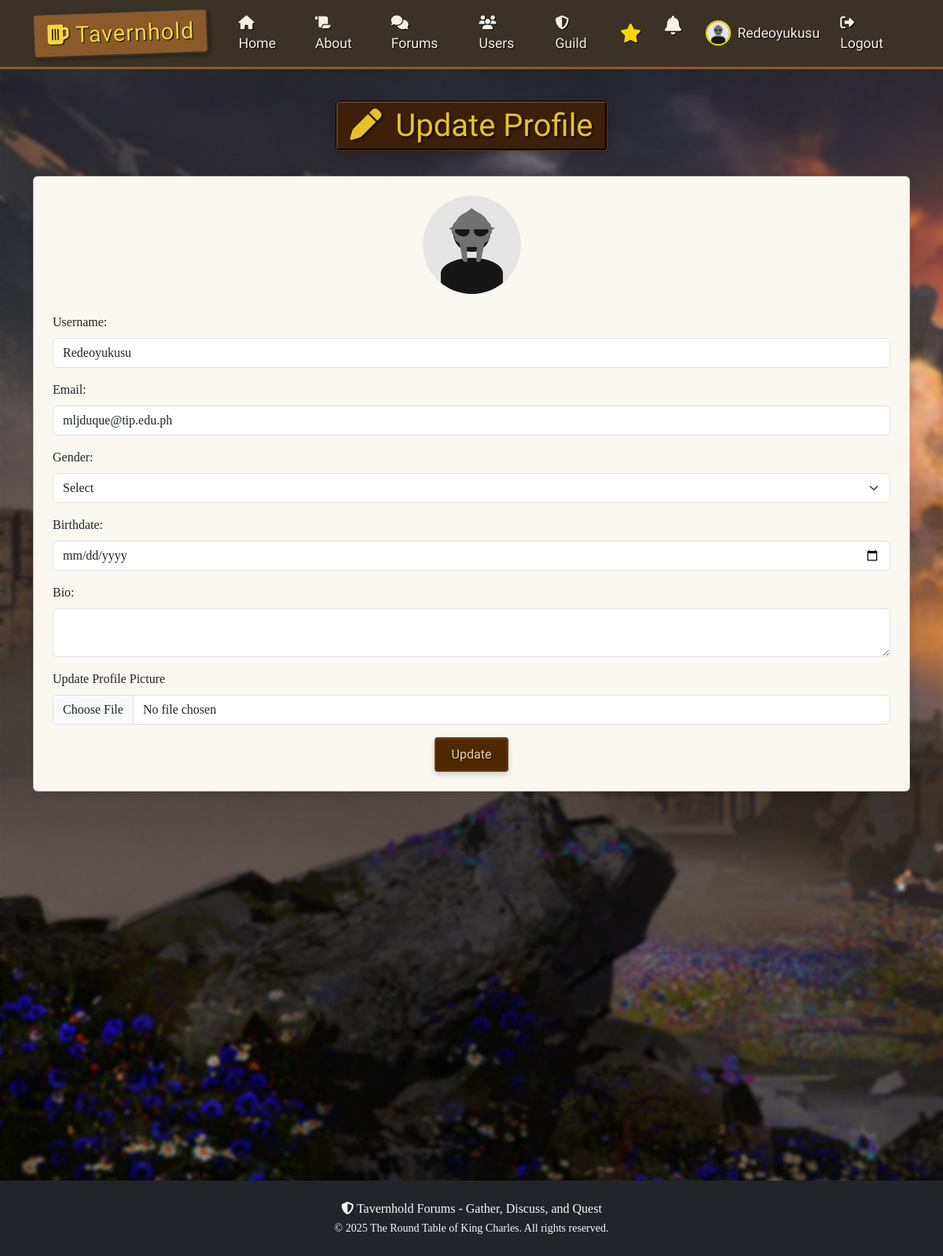
The page /profile/update (signed in) on the database its author committed.
### thforums/models.py (models this page shows, shortened)
class User(db.Model, UserMixin):
    id = db.Column(db.Integer, primary_key=True)  # unique id for each user
    username = db.Column(db.String(20), unique=True, nullable=False)  # username must be unique
    email = db.Column(db.String(120), unique=True, nullable=False)  # email must be unique
    image_file = db.Column(db.String(20), nullable=False, default="default.png")  # profile picture
    password = db.Column(db.String(60), nullable=False)  # hashed password
    gender = db.Column(db.String(10), nullable=True)  # gender field
    birthdate = db.Column(db.Date, nullable=True)  # birthdate field
    bio = db.Column(db.Text, nullable=True)  # bio field
    threads = db.relationship("Thread", backref="author", lazy=True)  # relationship to threads created by the user
    replies = db.relationship("Reply", backref="author", lazy=True)  # relationship to replies made by the user
    exp = db.Column(db.Integer, nullable=False, default=0)  # exp for user, default 0
    level = db.Column(db.Integer, nullable=False, default=1)  # user level, default 1
    commends_received = db.relationship("Commend", backref="user_target", lazy=True, primaryjoin="User.id==Commend.user_id_target")
    def required_exp_for_next_level(self):
        return 100 * self.level

### thforums/routes.py (the view)
@app.route("/profile/update", methods=["GET", "POST"])
@login_required
def update_profile():
    form = UpdateProfileForm()
    if form.validate_on_submit():
        if form.picture.data:
            picture_file = save_picture(form.picture.data)  # save the new profile picture
            current_user.image_file = picture_file
        current_user.username = form.username.data
        current_user.email = form.email.data
        current_user.gender = form.gender.data
        current_user.birthdate = form.birthdate.data
        current_user.bio = form.bio.data
        db.session.commit()
        flash("Your profile has been updated!", "success")
        return redirect(url_for("profile"))
    elif request.method == "GET":
        form.username.data = current_user.username
        form.email.data = current_user.email
        form.gender.data = current_user.gender
        form.birthdate.data = current_user.birthdate
        form.bio.data = current_user.bio
    image_file = url_for('static', filename='profile_pics/' + current_user.image_file)
    return render_template("update_profile.html", title="Update Profile", image_file=image_file, form=form)

### thforums/forms.py (shortened to what this page needs)
class UpdateProfileForm(FlaskForm):
    username = StringField("Username:", validators=[DataRequired(), Length(min=2, max=20)])  # username field
    email = StringField("Email:", validators=[DataRequired(), Email()])  # email field
    picture = FileField("Update Profile Picture", validators=[FileAllowed(['jpg', 'png'])])  # profile picture upload
    gender = SelectField("Gender:", choices=[("", "Select"), ("Male", "Male"), ("Female", "Female"), ("Other", "Other")])
    birthdate = DateField("Birthdate:", format='%Y-%m-%d', validators=[Optional()])
    bio = TextAreaField("Bio:", validators=[Length(max=500)])
    submit = SubmitField("Update")  # submit button

### thforums/__init__.py (called while the page is built)
@app.context_processor
def inject_notifications():
    if hasattr(current_user, 'is_authenticated') and current_user.is_authenticated:
        notifications = Notification.query.filter_by(user_id=current_user.id).order_by(Notification.timestamp.desc()).limit(20).all()
        unread_notifications = Notification.query.filter_by(user_id=current_user.id, read=False).all()
        return dict(notifications=notifications, unread_notifications=unread_notifications)
    return dict(notifications=[], unread_notifications=[])

### thforums/models.py (called while the page is built)
@login_manager.user_loader
def load_user(user_id):
    return User.query.get(int(user_id))

### thforums/routes.py (called while the page is built)
@app.context_processor
def inject_sidebar_user():
    sidebar_exp = None
    sidebar_level = None
    sidebar_exp_required = None
    if current_user.is_authenticated:
        sidebar_exp = current_user.exp
        sidebar_level = current_user.level
        sidebar_exp_required = current_user.required_exp_for_next_level()
    return {
        'sidebar_exp': sidebar_exp,
        'sidebar_level': sidebar_level,
        'sidebar_exp_required': sidebar_exp_required
    }

### thforums/templates/update_profile.html (shortened to what this page needs)
{% extends 'layout.html' %}
{% block content %}
<div class="text-center mb-4">
    <h1 class="tavern-sign-straight d-inline-block shadow">
		<i class="fas fa-pen me-2"></i> Update Profile
    </h1>
</div>
<form method="POST" enctype="multipart/form-data" class="card p-4 mb-4">
    <div class="text-center mb-4">
        <img src="{{ image_file or url_for('static', filename='profile_pics/default.png') }}"
             alt="Profile Picture"
             class="large-profile-pic">
    </div>
    <div class="mb-3">
        {{ form.username.label(class="form-label") }}
        {{ form.username(class="form-control") }}
    </div>
    <div class="mb-3">
        {{ form.email.label(class="form-label") }}
        {{ form.email(class="form-control") }}
    </div>
    <div class="mb-3">
        {{ form.gender.label(class="form-label") }}
        {{ form.gender(class="form-select") }}
    </div>
    <div class="mb-3">
        {{ form.birthdate.label(class="form-label") }}
        {{ form.birthdate(class="form-control") }}
    </div>
    <div class="mb-3">
        {{ form.bio.label(class="form-label") }}
        {{ form.bio(class="form-control") }}
    </div>
    <div class="mb-3">
        {{ form.picture.label(class="form-label") }}
        {{ form.picture(class="form-control") }}
    </div>
    <div class="text-center">
        {{ form.submit(class="btn btn-medieval") }}
    </div>
</form>
{% endblock %}

### thforums/templates/layout.html (shortened to what this page needs)
<!DOCTYPE html>
<html lang="en">
<head>
    <link href="https://cdn.jsdelivr.net/npm/bootstrap@5.3.0/dist/css/bootstrap.min.css" rel="stylesheet">
    <link rel="stylesheet" href="https://cdnjs.cloudflare.com/ajax/libs/font-awesome/6.4.0/css/all.min.css">
    <link rel="stylesheet" href="{{ url_for('static', filename='styles.css') }}">
</head>
<body class="cursor">
    <nav class="navbar navbar-expand-lg navbar-dark navbar-custom sticky-top">
        <div class="container d-flex align-items-center">
            <a class="navbar-brand tavern-logo soundBtn" href="{{ url_for('home') }}">
                <span class="tavern-sign ">
                    <i class="fas fa-beer "></i> Tavernhold
                </span>
            </a>
            <div class="collapse navbar-collapse" id="navbarNav">
                <ul class="navbar-nav me-auto">
                    <li class="nav-item">
                        <a class="nav-link" href="{{ url_for('home') }}"><i class="fas fa-home soundBtn"></i> Home</a>
                    </li>
                    <li class="nav-item">
                        <a class="nav-link" href="{{ url_for('about') }}"><i class="fas fa-scroll soundBtn"></i> About</a>
                    </li>
                    <li class="nav-item">
                        <a class="nav-link" href="{{ url_for('forums') }}"><i class="fas fa-comments soundBtn"></i> Forums</a>
                    </li>
                    {% if current_user.is_authenticated %}
                        <li class="nav-item">
                            <a class="nav-link" href="{{ url_for('list_users') }}"><i class="fas fa-users soundBtn"></i> Users</a>
                        </li>
                        <li class="nav-item">
                            <a class="nav-link" href="{{ url_for('create_guild') }}"><i class="fas fa-shield-halved soundBtn"></i> Guild</a>
                        </li>
                    {% endif %}
                </ul>
                <ul class="navbar-nav">
                    {% if current_user.is_authenticated %}
                        <li class="nav-item me-1 d-flex align-items-center">
                            <button id="offcanvasToggle" class="btn nav-link p-0 text-light offcanvas-btn d-flex align-items-center hover-shadow" type="button" data-bs-toggle="offcanvas" data-bs-target="#offcanvas" aria-controls="offcanvas" style="background: none; border: none;">
                                <i class="fas fa-star" style="font-size: 1.5rem; width: 32px; height: 32px; color: #ffd700; display: flex; align-items: center; justify-content: center;"></i>
                            </button>
                        </li>
                        <li class="nav-item me-1d-flex align-items-center">
                            <a class="nav-link position-relative d-flex align-items-center hover-shadow" href="#" id="notificationBell" data-bs-toggle="offcanvas" data-bs-target="#notificationOffcanvas" aria-controls="notificationOffcanvas">
                                <i class="fas fa-bell" style="font-size: 1.5rem; width: 32px; height: 32px; display: flex; align-items: center; justify-content: center;"></i>
                            </a>
                        </li>
                        <li class="nav-item d-flex align-items-center">
                            <a class="nav-link d-flex align-items-center hover-shadow" href="{{ url_for('profile') }}">
                                <img src="{{ url_for('static', filename='profile_pics/' + (current_user.image_file if current_user.image_file else 'default.png')) }}"
                                     alt="Profile Picture"
                                     class="rounded-circle"
                                     style="width: 32px; height: 32px; object-fit: cover; border: 2px solid #ffd700; margin-right: 8px;">
                                <span style="font-weight: 500;">{{ current_user.username }}</span>
                            </a>
                        </li>
                        <li class="nav-item d-flex align-items-center">
                            <a class="nav-link" href="{{ url_for('logout') }}"><i class="fas fa-sign-out-alt soundBtn"></i> Logout</a>
                        </li>
                    {% endif %}
                </ul>
            </div>
        </div>
    </nav>
    <main class="container mt-4">
        <div class="row">
            <div class="col-md-12">
                {% block content %}{% endblock %}
            </div>
        </div>
    </main>
    <footer class="bg-dark text-light py-4 m-0">
        <div class="container text-center">
            <p class="mb-0">
                <i class="fas fa-shield-alt"></i> Tavernhold Forums - Gather, Discuss, and Quest
            </p>
            <small>© 2025 The Round Table of King Charles. All rights reserved.</small>
        </div>
    </footer>
</body>
</html>

### thforums/static/styles.css (style rules this page uses)
:root { --background-color: #f5f1e6; --background-image: url('background.jpg'); --background-repeat: no-repeat; --background-size: 100% 100%; --background-attachment: fixed; --cursor: url('cursor.cur'), auto; --font-family: 'Cinzel', serif; --text-color: #3a3226; --navbar-bg-color: #3a3226; --navbar-border-color: #8b5a2b; --navbar-text-color: #f5f1e6; --btn-bg-color: #8b5a2b; --btn-hover-bg-color: #6d4a2b; --btn-text-color: #f5f1e6; --card-bg-color: #f9f7f0; --card-border-color: #8b5a2b; --alert-bg-color: #f5e7c6; --alert-border-color: #d4b97a; --alert-text-color: #5c3a21; }
* { cursor: url('cursor.cur'), auto !important; }
button, a { cursor: url('cursor.cur'), auto !important; }
html { cursor: var(--cursor); height: 100%; font-size: 100%; }
body { background-color: var(--background-color); background-image: var(--background-image); background-repeat: no-repeat; background-size:cover; background-attachment: fixed; font-family: var(--font-family); color: var(--text-color); display: flex; flex-direction: column; min-height: 100%; position: relative; z-index: 1; }
body::before { content: ""; position: fixed; top: 0; left: 0; right: 0; bottom: 0; z-index: -1; background-image: var(--background-image); background-size: cover; background-repeat: no-repeat; background-attachment: fixed; filter: blur(2px) brightness(0.95); pointer-events: none; }
main { flex: 1; }
.navbar-custom { background-color: var(--navbar-bg-color); border-bottom: 3px solid var(--navbar-border-color); font-family: 'MedievalSharp', cursive; }
.navbar-custom .navbar-brand, .navbar-custom .nav-link { color: var(--navbar-text-color); text-shadow: 1px 1px 1px #000; }
.navbar-custom .navbar-brand { font-size: 1.8rem; letter-spacing: 1px; }
.navbar-custom .nav-link { font-size: 1.1rem; margin: 0 5px; padding: 8px 15px; border-radius: 5px; transition: all 0.3s; }
.navbar-nav .fa-bell { font-size: 1.3rem; }
.tavern-sign { display: inline-block; background-color: #8b5a2b; color: #f5d742; padding: 5px 15px; border-radius: 5px; border: 2px solid #3a3226; box-shadow: 3px 3px 5px rgba(0,0,0,0.3); transform: rotate(-2deg); margin-right: 10px; }
.tavern-sign-straight { display: inline-block; background-color: #3d1f0a; color: #e6c229; padding: 5px 15px; border-radius: 5px; border: 3px groove #5a3a22; box-shadow: 4px 4px 6px rgba(0, 0, 0, 0.3); font-family: 'MedievalSharp', cursive; text-align: center; text-shadow: 2px 2px 3px rgba(0, 0, 0, 0.7); }
.offcanvas-btn { transition: transform 0.2s cubic-bezier(.4,2,.6,1), box-shadow 0.2s; }
.tavern-logo { display: inline-block; transition: filter 0.3s cubic-bezier(.4,1,.6,1), transform 0.3s cubic-bezier(.4,1,.6,1); }
.tavern-logo .tavern-sign { transform: rotate(-2deg) translateY(0); transform-origin: 50% 60%; transition: transform 0.2s; }
.btn-medieval { background-color: #4e2800; color: #e6d8a8; border: 2px solid #6b3c00; font-family: 'MedievalSharp', cursive; text-shadow: 1px 1px 2px rgba(0, 0, 0, 0.5); padding: 0.5rem 1.2rem; box-shadow: 0 4px 6px rgba(0, 0, 0, 0.15), inset 0 1px 0 rgba(255, 255, 255, 0.1); transition: all 0.3s ease; border-radius: 4px; }
.card { box-shadow: 3px 3px 10px rgba(0, 0, 0, 0.1); background-color: var(--card-bg-color); }
.large-profile-pic { width: 125px; height: 125px; border-radius: 50%; }

### rows shown on the page
User: image_file (placeholder picture), username "Redeoyukusu", email "mljduque@tip.edu.ph", gender "Select"
